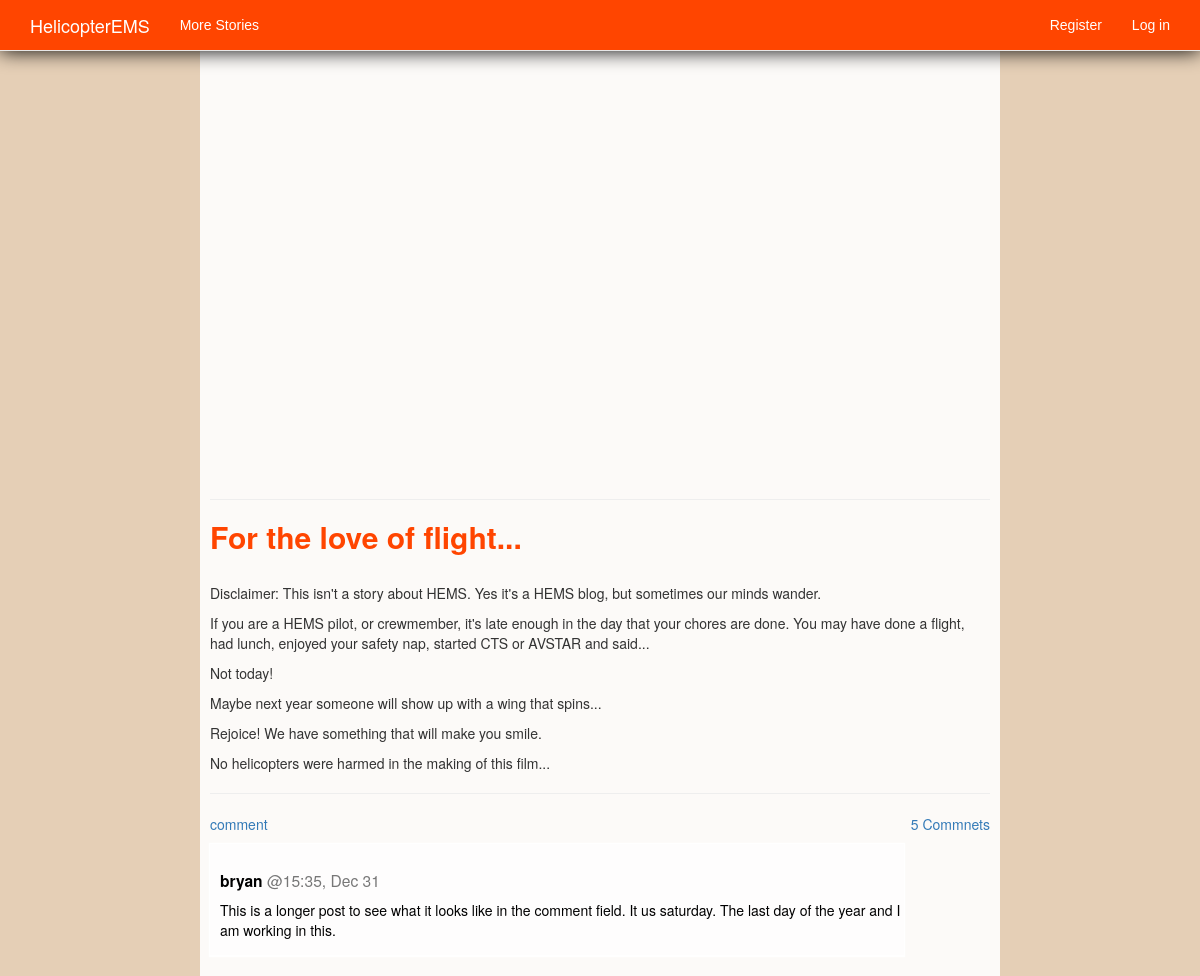
/topic/23/, run on the app's committed database.
### hems_blog/models.py (models this page shows, shortened)
class Topic(models.Model):
	text=models.TextField(max_length=100000)
	title=models.CharField(max_length=120)
	video=models.TextField(max_length=10000)
	image = models.FileField(null=True, blank=True)
	date_added=models.DateTimeField(auto_now=False, auto_now_add=True)

class Entry(models.Model):
	topic=models.ForeignKey(Topic)
	owner=models.ForeignKey(User)
	text=models.TextField()
	date_added=models.DateTimeField(auto_now_add=True)
	class Meta:
		verbose_name_plural='entries'

### hems_blog/views.py (the view)
# urls.py: url(r'^topic/(?P<topic_id>\d+)/$',views.topic, name='topic'),
def topic(request, topic_id):
	topic=Topic.objects.get(id=topic_id)
	entries=topic.entry_set.order_by('-date_added')
	context={'topic':topic,'entries':entries}
	return render(request, 'hems_blog/topic.html', context)

### hems_blog/templates/hems_blog/topic.html (shortened to what this page needs)
{% extends 'hems_blog/base.html' %}
{% block content %}
<div class="panel-body" style="padding-top:40px; padding-bottom:20px;;padding-left:10px;
                   padding-right:10px;
                   margin-top:0px;background-color:rgba(255,255,255, 0.9);
                   max-width:900px;">
			{% if topic.video != "0" %}
				<div class="embed-responsive embed-responsive-16by9">
					<iframe  frameborder=0 allowfullscreen src="{{topic.video}}">
					</iframe>
				</div>
				<hr />
			{% endif %}
			<h2 style="color:orangered; font-weight:bold;">
				{{topic.title}}
			</h2>
			<p style="text-align:justify;margin:0px 30px 30px 30px;">
				{{topic.text|linebreaks}}
			</p>
			<hr />
			<p>
				<a href="{% url 'hems_blog:new_entry' topic.id %}" >
					comment
				</a>
				<a href="{% url 'hems_blog:new_entry' topic.id %}" style="float:right">
					{% for entry in entries %}
						{% if forloop.first %}
							{{forloop.revcounter}} Commnets
						{% endif %}
					{% endfor %}
				</a>
			</p>
		{% for entry in entries|slice:":1" %}
		<div style="padding-bottom:0px;" >
			<div class="panel-body" style="box-shadow:0px 0px 1px 1px #FFF;
						background-color:rgba(255,255,255 0.5);
						padding:0px 0px 5px 10px;
						border-bottom: solid 1px #FFF;
						margin:0;
                        width:100%;">
				<h3>
					<small>
						<a style="color:black;">
							<b>
								{{entry.owner}}
							</b>
						</a>
						@{{ entry.date_added|date:'H:i, M d'}}
					</small>
				</h3>
				<p>
					<a style="text-decoration:none; color:black;">
						{{entry.text|linebreaks}}
					</a>
				</p>
			</div>
			{% empty %}
			Be the first to make a comment.
		</div>
		{% endfor %}
	</div>
{% endblock content %}

### hems_blog/templates/hems_blog/base.html (style rules this page uses)
html { height: 100%; }
body {  background-color:#F0C797; background-repeat: no-repeat; background-position: center center; background-attachment: fixed; -webkit-background-size: cover; -moz-background-size:cover; -o-background-size:cover; background-size: cover; margin: 0; padding: 0; font-family: "Helvetica Neue",Helvetica,Arial,sans-serif; }
.panel-body { background-color:rgba(255,255,255, 0.7); margin-top:30px; padding:0px; margin-left: auto; margin-right:auto; max-width:89%; }

### data on the page
Topic: title "For the love of flight...", text "Disclaimer: This isn't a story about HEMS. Yes it's a HEMS blog, but sometimes our minds wander. If you are a HEMS pilot, or crewmember, it's late enough in the day that your chores are done. You may have done a flight, had lunch, enjoyed your safety nap, started CTS or AVSTAR and said... Not today! Maybe next year someone will show up with a wing that spins... Rejoice! We have something that will make you smile. No helicopters were harmed in the making of this film..."
Entry: owner "bryan", date_added "15:35, Dec 31"
